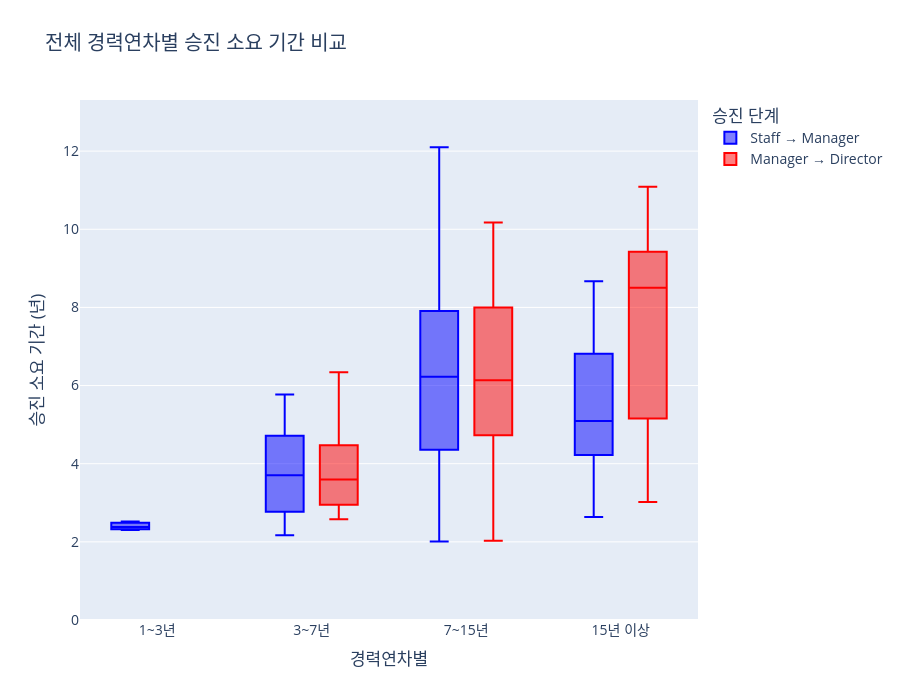

Here is the notebook cell this chart was saved with:
### Code cell
# 2. 필요한 모듈 임포트
import pandas as pd
import plotly.io as pio
from IPython.display import display

from services.data_preparer import prepare_proposal_01_data
from services.proposal_views.proposal_01_view import create_figure_and_df

# --- 테스트 실행 ---

# 1. app.py의 역할 (1): 데이터 준비 함수를 호출하여 필요한 데이터를 미리 로드합니다.
print("Step 1: `data_preparer`를 통해 분석용 데이터와 순서 정보를 준비합니다...")
data_bundle = prepare_proposal_01_data() # 글로벌 필터는 모두 기본값('전체')으로 호출
analysis_df = data_bundle.get("analysis_df", pd.DataFrame())
order_map = data_bundle.get("order_map", {})
print(" -> 데이터 준비 완료!")


# 2. app.py의 역할 (2): 사용자가 Streamlit 위젯을 통해 필터를 선택했다고 가정합니다.
# 이 값들을 바꾸면서 여러 경우를 테스트해볼 수 있습니다.

# 2-1. app.py에 있을 차원 설정(Dimension Config) 정의
DIMENSION_CONFIG = {
    '부서별': {'type': 'hierarchical', 'top': 'DIVISION_NAME', 'sub': 'OFFICE_NAME'},
    '직무별': {'type': 'hierarchical', 'top': 'JOB_L1_NAME', 'sub': 'JOB_L2_NAME'},
    '성별': {'type': 'flat', 'col': 'GENDER', 'order': ['남성', '여성']},
    '연령별': {'type': 'flat', 'col': 'AGE_BIN'},
    '경력연차별': {'type': 'flat', 'col': 'CAREER_BIN'},
    '연봉구간별': {'type': 'flat', 'col': 'SALARY_BIN'},
    '지역별': {'type': 'flat', 'col': 'REGION_CATEGORY'},
    '계약별': {'type': 'flat', 'col': 'CONT_CATEGORY'}
}

# 2-2. 사용자 선택 시뮬레이션
# ----- 테스트하고 싶은 값으로 변경 -----
selected_dimension_ui = '경력연차별' # 예: '부서별', '직무별', '성별'
drilldown_selection = '전체'   # '부서별' 선택 시 'Development Division' 등으로 변경 가능
# -----------------------------------

print(f"Step 2: 사용자가 '{selected_dimension_ui}' 차원을, '{drilldown_selection}' 그룹으로 보기를 선택했습니다.")


# 3. app.py의 역할 (3): view 함수에 준비된 모든 데이터와 필터 값을 전달하여 결과물 생성
print("Step 3: `view` 모듈을 호출하여 그래프와 요약 테이블을 생성합니다...")
if not analysis_df.empty:
    # dimension_config에 order 정보 추가 (view 함수가 사용할 수 있도록)
    for k, v in DIMENSION_CONFIG.items():
        if v['type'] == 'hierarchical':
            v['order'] = order_map.get(v['top'])
            v['sub_order'] = order_map.get(v['sub'])
        else: # flat
            v['order'] = order_map.get(v['col'])

    fig, aggregate_df = create_figure_and_df(
        analysis_df=analysis_df, 
        dimension_ui_name=selected_dimension_ui, 
        drilldown_selection=drilldown_selection,
        dimension_config=DIMENSION_CONFIG,
        order_map=order_map # order_map 전달
    )
    print(" -> 생성 완료!")
else:
    print(" -> 분석할 데이터가 없어 빈 결과물을 생성합니다.")
    fig, aggregate_df = go.Figure(), pd.DataFrame()


# --- 결과 확인 ---

# 4. ipynb에서 생성된 그래프를 확인합니다.
print("\n--- [결과 1] 생성된 Plotly 그래프 ---")
# pio.renderers.default = 'vscode' 
fig.show()

# 5. ipynb에서 생성된 요약 테이블(aggregate_df)을 확인합니다.
print(f"\n--- [결과 2] '{selected_dimension_ui}' 기준 생성된 요약 테이블 ---")
display(aggregate_df)

### Figure 1 — Plotly figure (JSON) as saved in the notebook; plotly's stock layout.template omitted (floating-point values rounded to 4 significant figures; data arrays with more than 128 entries replaced by an {"elided": "..."} marker saying what was removed)
{"data": [{"boxpoints": "outliers", "marker": {"color": "blue"}, "name": "Staff → Manager", "type": "box", "x": {"elided": "1000 str values"}, "y": {"elided": "1000 float values"}}, {"boxpoints": "outliers", "marker": {"color": "red"}, "name": "Manager → Director", "type": "box", "x": {"elided": "1000 str values"}, "y": {"elided": "1000 float values"}}], "layout": {"boxmode": "group", "font": {"size": 14}, "height": 700, "legend": {"title": {"text": "승진 단계"}}, "title": {"text": "전체 경력연차별 승진 소요 기간 비교"}, "xaxis": {"categoryarray": ["1년 미만", "1~3년", "3~7년", "7~15년", "15년 이상"], "categoryorder": "array", "title": {"text": "경력연차별"}}, "yaxis": {"range": [0, 13.31], "title": {"text": "승진 소요 기간 (년)"}}}}
